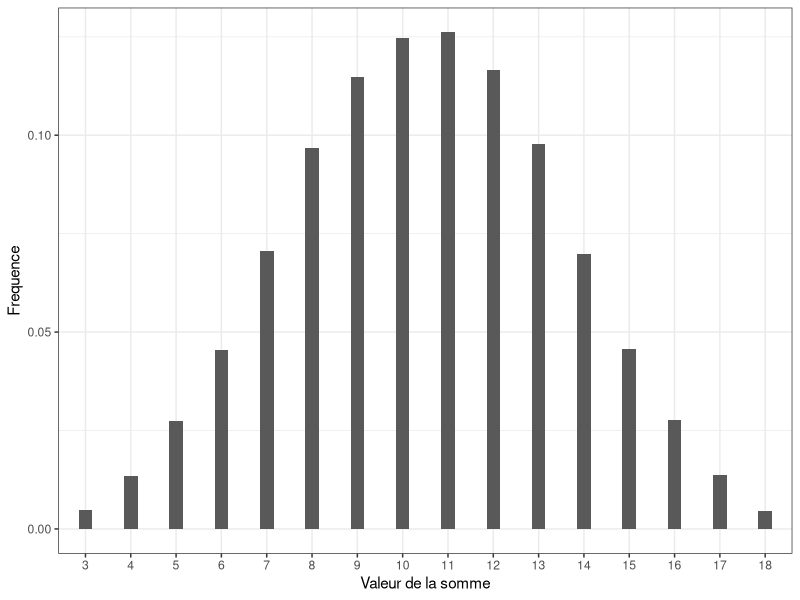
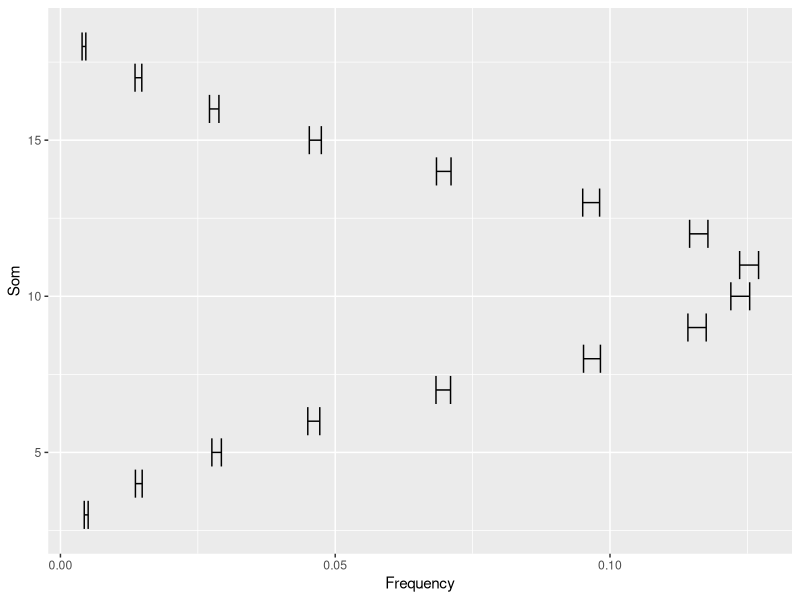

Reproduce these figures in R, in order.
## ---- chunk 1
knitr::opts_chunk$set(echo = TRUE)
## ---- chunk 2
dice <- function(faces=6,n=100)
{
  sample(x = seq(from = 1, to = faces, by = 1),size=n, replace=TRUE);
}
# génère 10 tirages d'un dé à 6 faces
dice(6,471)
## ---- chunk 3
library(dplyr);
library(magrittr);
experiment <- function(faces = 6, n = 100)
{
  dice1 <- dice(faces,n);
  dice2 <- dice(faces,n);
  dice3 <- dice(faces,n);
  
  data.frame(Dice1 = dice1,
             Dice2 = dice2,
             Dice3 = dice3);
}
# génère une expérience de 5 tirages de 3 dés à 6 faces
experiment(6,100000) %>%
mutate(Som = Dice1 + Dice2 + Dice3) %>%
  group_by(Som)%>%
  summarize(N=n());
#calcule le nombre d'occurences de chaque valeur possible de somme
## ---- chunk 4
library(dplyr);
library(magrittr);
experiment <- function(faces = 6, n = 100)
{
  dice1 <- dice(faces,n);
  dice2 <- dice(faces,n);
  dice3 <- dice(faces,n);
  
  data.frame(Dice1 = dice1,
             Dice2 = dice2,
             Dice3 = dice3);
}
# génère une expérience de 5 tirages de 3 dés à 6 faces
experiment(6,100000) %>%
  mutate(Som = Dice1 + Dice2 + Dice3) %>%
  group_by(Som)%>%
  summarize(N=n())%>%
  filter((Som == 9)|(Som == 10));
#calcule le nombre d'occurences de chaque valeur possible de somme
## ---- chunk 5
library(dplyr);
library(magrittr);
library(ggplot2);

experiment <- function(faces = 6, n = 100)
{
  dice1 <- dice(faces,n);
  dice2 <- dice(faces,n);
  dice3 <- dice(faces,n);
  
  data.frame(Dice1 = dice1,
             Dice2 = dice2,
             Dice3 = dice3);
}
# génère une expérience de 5 tirages de 3 dés à 6 faces
experiment(6,100000) %>%
  mutate(Som = Dice1 + Dice2 + Dice3) %>%
  ggplot(aes(x=as.factor(Som)))+
    geom_bar(aes(y=(..count..)/sum(..count..)),width=.3) + xlab("Valeur de la somme") + ylab("Frequence")+
    ylim(0,NA)+
    theme_bw();
## ---- chunk 6
library(dplyr);
library(magrittr);
library(ggplot2);

experiment <- function(faces = 6, n = 100)
{
  dice1 <- dice(faces,n);
  dice2 <- dice(faces,n);
  dice3 <- dice(faces,n);
  
  data.frame(Dice1 = dice1,
             Dice2 = dice2,
             Dice3 = dice3);
}
# génère une expérience de 5 tirages de 3 dés à 6 faces
experiment(6,100000) %>%
  mutate(Som = Dice1 + Dice2 + Dice3) %>%
  group_by(Som) %>%
  
  summarize(nbocc = n())%>%
  mutate(Frequency = nbocc/100000)%>%
  mutate(Variance = Frequency*(1-Frequency))%>%
  mutate(Erreur = (qnorm(0.95)*sqrt(Variance))/sqrt(100000))%>%
  
  ggplot(aes(x = Frequency,y = Som,xmin = Frequency - Erreur,xmax = Frequency + Erreur))+
    geom_errorbarh();
# calcul erreur
